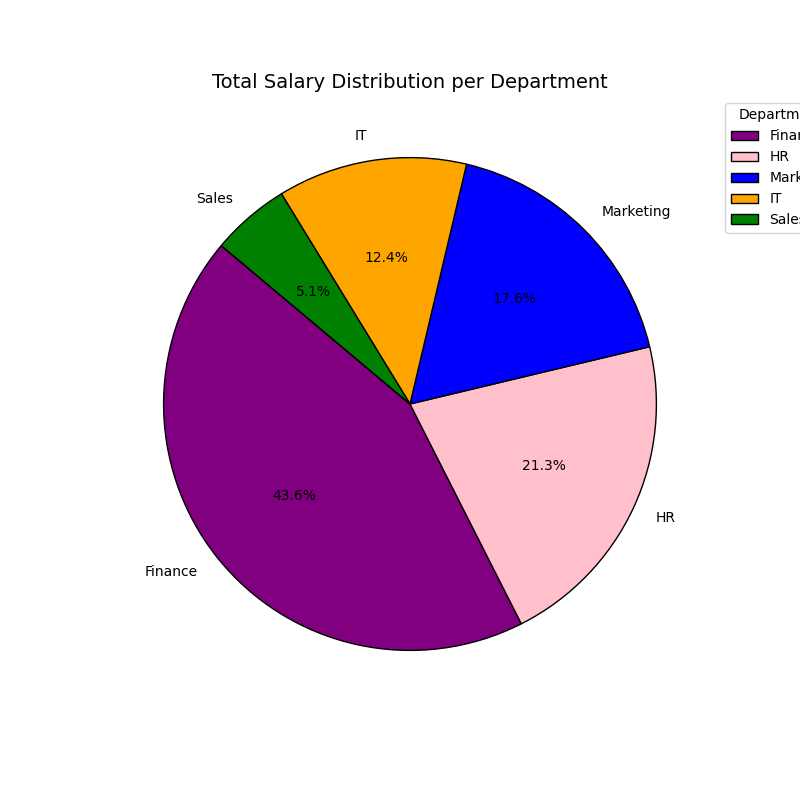

Write Python code to recreate this figure.
import matplotlib.pyplot as plt
import pandas as pd

# Data
data = {
    "Department": ["Finance", "HR", "Marketing", "IT", "Sales"],
    "Total Salary": [299273.35, 146095.84, 120730.56, 85365.28, 35365.28]
}

# Create DataFrame
df = pd.DataFrame(data)

# Plotting
plt.figure(figsize=(8, 8))

# Plot the pie chart
colors = ['purple', 'pink', 'blue', 'orange', 'green']
plt.pie(df['Total Salary'], labels=df['Department'], autopct='%1.1f%%', colors=colors, startangle=140, wedgeprops={'edgecolor': 'black'})

# Add legend
plt.legend(df['Department'], title="Departments", loc="upper left", bbox_to_anchor=(1, 1), fontsize=10)

# Chart details
plt.title("Total Salary Distribution per Department", fontsize=14, color='black')

# Set background color to white
plt.gcf().set_facecolor('white')
plt.gca().set_facecolor('white')

# Make text more visible by setting font color to black
for text in plt.gca().texts:
    text.set_color("black")

# Display the chart
plt.show()
